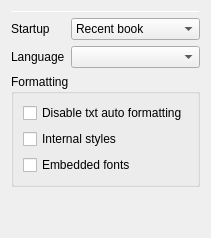
     <widget class="QWidget" name="tabWindow">
      <property name="accessibleName">
       <string/>
      </property>
      <attribute name="title">
       <string>Window</string>
      </attribute>
      <layout class="QVBoxLayout" name="verticalLayout_2">
       <item>
        <widget class="Line" name="line_4">
         <property name="maximumSize">
          <size>
           <width>16777215</width>
           <height>1</height>
          </size>
         </property>
         <property name="focusPolicy">
          <enum>Qt::TabFocus</enum>
         </property>
         <property name="orientation">
          <enum>Qt::Horizontal</enum>
         </property>
        </widget>
       </item>
       <item>
        <layout class="QFormLayout" name="formLayout_8">
         <property name="fieldGrowthPolicy">
          <enum>QFormLayout::AllNonFixedFieldsGrow</enum>
         </property>
         <item row="0" column="0">
          <widget class="QLabel" name="label_10">
           <property name="text">
            <string>Startup</string>
           </property>
          </widget>
         </item>
         <item row="0" column="1">
          <widget class="QComboBox" name="cbStartupAction">
           <property name="sizePolicy">
            <sizepolicy hsizetype="Expanding" vsizetype="Fixed">
             <horstretch>0</horstretch>
             <verstretch>0</verstretch>
            </sizepolicy>
           </property>
           <item>
            <property name="text">
             <string>Recent book</string>
            </property>
           </item>
           <item>
            <property name="text">
             <string>Recent books list</string>
            </property>
           </item>
           <item>
            <property name="text">
             <string>Open file</string>
            </property>
           </item>
           <item>
            <property name="text">
             <string>Do nothing</string>
            </property>
           </item>
          </widget>
         </item>
         <item row="1" column="1">
          <widget class="QComboBox" name="cbLanguage">
           <property name="sizePolicy">
            <sizepolicy hsizetype="Expanding" vsizetype="Fixed">
             <horstretch>0</horstretch>
             <verstretch>0</verstretch>
            </sizepolicy>
           </property>
          </widget>
         </item>
         <item row="1" column="0">
          <widget class="QLabel" name="label">
           <property name="text">
            <string>Language</string>
           </property>
          </widget>
         </item>
        </layout>
       </item>
       <item>
        <widget class="QGroupBox" name="groupBox_5">
         <property name="title">
          <string>Formatting</string>
         </property>
         <layout class="QVBoxLayout" name="verticalLayout_11">
          <item>
           <widget class="QCheckBox" name="cbTxtPreFormatted">
            <property name="text">
             <string>Disable txt auto formatting</string>
            </property>
           </widget>
          </item>
          <item>
           <widget class="QCheckBox" name="cbEnableDocumentStyles">
            <property name="text">
             <string>Internal styles</string>
            </property>
           </widget>
          </item>
          <item>
           <widget class="QCheckBox" name="cbEnableEmbeddedFonts">
            <property name="text">
             <string>Embedded fonts</string>
            </property>
           </widget>
          </item>
         </layout>
        </widget>
       </item>
       <item>
        <spacer name="verticalSpacer">
         <property name="orientation">
          <enum>Qt::Vertical</enum>
         </property>
         <property name="sizeHint" stdset="0">
          <size>
           <width>20</width>
           <height>40</height>
          </size>
         </property>
        </spacer>
       </item>
      </layout>
     </widget>
